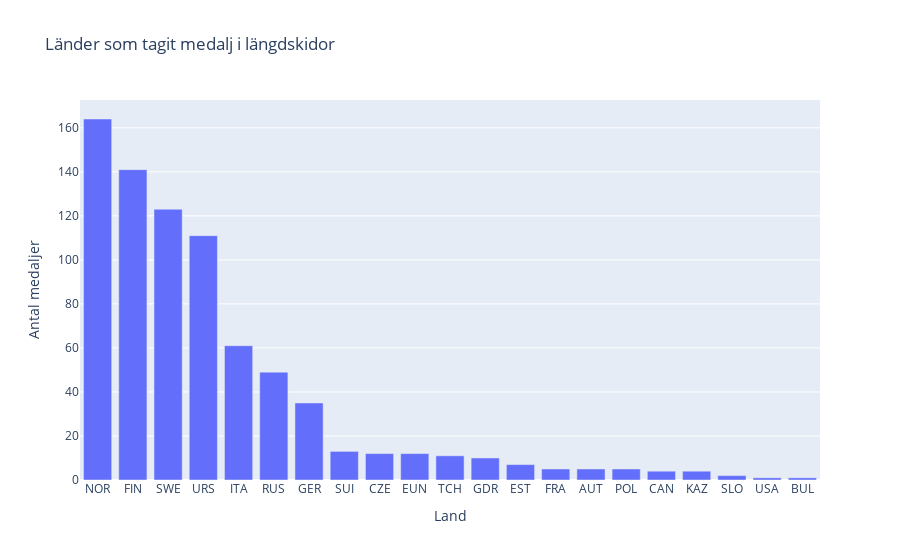

Notebook cell for this chart:
### Code cell
# uppg 2a

import pandas as pd
import hashlib
import matplotlib.pyplot as plt
import numpy as np
import seaborn as sns
import plotly.express as px

df=pd.read_csv("../athlete_events.csv")
df_skidor=df[df["Sport"]=="Cross Country Skiing"]
df_skidor_medaljer=df_skidor[df_skidor["Medal"].isin(["Gold", "Silver", "Bronze"])]
df_skidor_medaljer["NOC"].value_counts()

fig=px.bar(df_skidor_medaljer["NOC"].value_counts(), labels={"NOC": "Land", "value": "Antal medaljer"}, title=("Länder som tagit medalj i längdskidor"))
fig.update_layout(showlegend=False)

### Figure 1 — Plotly figure (JSON) as saved in the notebook; plotly's stock layout.template omitted (floating-point values rounded to 4 significant figures)
{"data": [{"alignmentgroup": "True", "hovertemplate": "variable=count<br>Land=%{x}<br>Antal medaljer=%{y}<extra></extra>", "legendgroup": "count", "marker": {"color": "#636efa", "pattern": {"shape": ""}}, "name": "count", "offsetgroup": "count", "orientation": "v", "showlegend": true, "textposition": "auto", "type": "bar", "x": ["NOR", "FIN", "SWE", "URS", "ITA", "RUS", "GER", "SUI", "CZE", "EUN", "TCH", "GDR", "EST", "FRA", "AUT", "POL", "CAN", "KAZ", "SLO", "USA", "BUL"], "xaxis": "x", "y": [164, 141, 123, 111, 61, 49, 35, 13, 12, 12, 11, 10, 7, 5, 5, 5, 4, 4, 2, 1, 1], "yaxis": "y"}], "layout": {"barmode": "relative", "legend": {"title": {"text": "variable"}, "tracegroupgap": 0}, "showlegend": false, "title": {"text": "Länder som tagit medalj i längdskidor"}, "xaxis": {"anchor": "y", "domain": [0, 1], "title": {"text": "Land"}}, "yaxis": {"anchor": "x", "domain": [0, 1], "title": {"text": "Antal medaljer"}}}}
